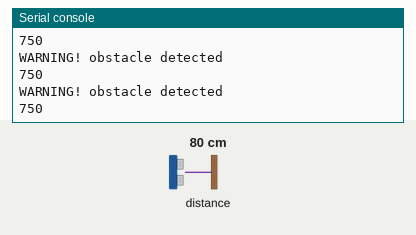
The program below on a simulated Raspberry Pi Pico running MicroPython. Shown: the last lines printed to the serial console. The test bench sets the inputs (shaded band); at power-on: distance to the obstacle 80 cm. Library files of the repository ran but are not shown: VL53L0X.py.

Above: at 1.3 s.
1.4 s: distance to the obstacle set to 2 cm
At 1.9 s:
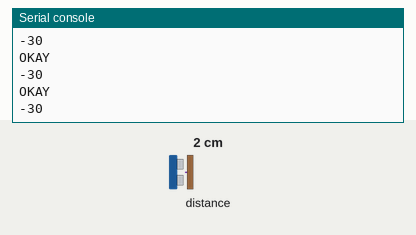
2.9 s: distance to the obstacle set to 4 cm
At 3.6 s:
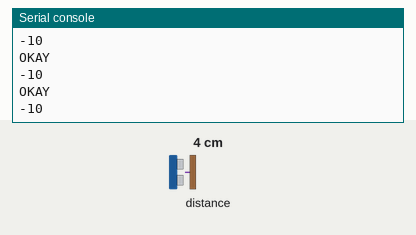
Timing chart, 0 to 5.9 s (numbered marks = the images above; inputs shaded):
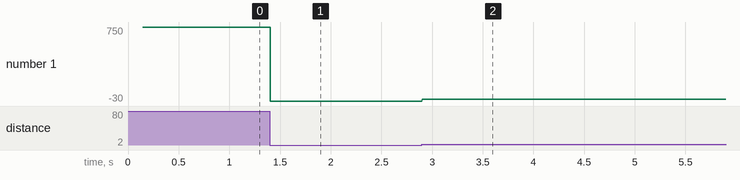

Measured:
- after the input at 1.4 s, the serial console: prints a new line at once (image 1)
- after the input at 2.9 s, the serial console: prints a new line at once (image 2)
- plotted number 1: 750 → -30 after the input at 1.4 s, -30 → -10 after the input at 2.9 s

The program:

i2c-one-tof-sensor.py
```python
from VL53L0X import VL53L0X
from machine import I2C, Pin

I2C_bus = I2C(1, sda=Pin(2), scl=Pin(3))
tof = VL53L0X(I2C_bus)
tof.set_measurement_timing_budget(40000)
tof.set_Vcsel_pulse_period(tof.vcsel_period_type[0], 12)
tof.set_Vcsel_pulse_period(tof.vcsel_period_type[1], 8)

while True:
    distance = tof.ping() - 50
    if distance >= 100:
        print("WARNING! obstacle detected")

    if distance <= 100:
        print("OKAY")

    print(distance)
```
